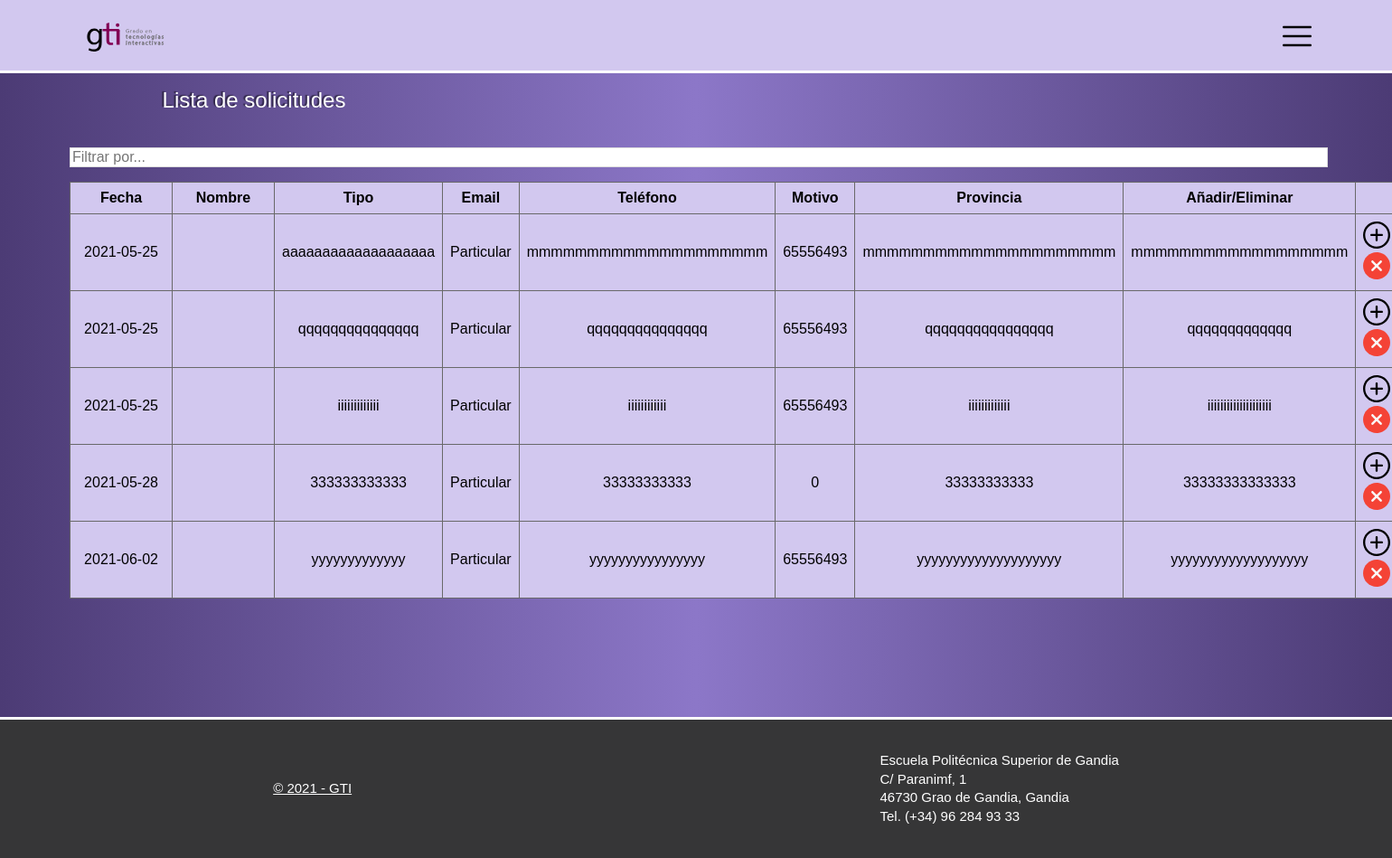
The app's page /pruebas/tablaSolicitudes.php with its own data.
### tables this page shows
CREATE TABLE `solicitud` (
  `idSolicitudes` int(11) NOT NULL,
  `nombreApellidosEmpresa` varchar(255) NOT NULL,
  `tipo` varchar(255) NOT NULL,
  `correo` varchar(255) NOT NULL,
  `telefono` int(9) NOT NULL,
  `motivo` varchar(255) NOT NULL,
  `provincia` varchar(255) NOT NULL,
  `fechasolicitud` date NOT NULL
);

### pruebas/tablaSolicitudes.php (the view, shortened to what this page needs)
<?php
$conexion = mysqli_connect('localhost', 'root', '', 'proyecto');
?>
<!DOCTYPE html>
<html lang="es">
<head>
    <link href="../src/app/css/tablasClientes-style.css" rel="stylesheet">
    <link rel="stylesheet" href="../src/app/css/sidenav.css">
</head>
<body>
<header class="header">
    <div class="container logo-menu-container">
        <a href="../src/index.html" class="logo"><img src="../src/app/ImagenesProyecto/logoGTI.svg" height="" width="120"/></a>
        <span><a class="menu-icon" onClick="openNav()"><img src="../src/app/ImagenesProyecto/LandingPage/menu.svg" height="32" width="46" alt="menu-icon"/></a></span>
    </div>
</header>
<main>
    <div class="titulo-usuario-box"><h2 class="titulo">Lista de solicitudes</h2></div>
    <br>
    <input type="text" id="myInput" onkeyup="myFunction()" placeholder="Filtrar por...">
    <table class="sortable" id="myTable">
        <tr>
            <th>Fecha</th>
            <th>Nombre</th>
            <th>Tipo</th>
            <th>Email</th>
            <th>Teléfono</th>
            <th>Motivo</th>
            <th>Provincia</th>
            <th>Añadir/Eliminar</th>
        </tr>
        <?php
        $sql="SELECT * from solicitud";
        $result=mysqli_query($conexion,$sql);
        while($mostrar=mysqli_fetch_array($result)){
        ?>
        <tr>
            <td data-titulo="Fecha"><div style="width: 6rem"><?php echo $mostrar['fechasolicitud']?></div></td>
            <td data-titulo="Fecha"><div style="width: 6rem"><?php echo $mostrar['fecha']?></div></td>
            <td data-titulo="Nombre y Apellidos"><?php echo $mostrar['nombreApellidosEmpresa']?></td>
            <td data-titulo="Tipo"><?php echo $mostrar['tipo']?></td>
            <td data-titulo="Email"><?php echo $mostrar['correo']?></td>
            <td data-titulo="Teléfono"><?php echo $mostrar['telefono']?></td>
            <td data-titulo="Motivo"><?php echo $mostrar['motivo']?></td>
            <td data-titulo="Provincia"><?php echo $mostrar['provincia']?></td>
            <td><div><img src="../src/app/ImagenesProyecto/plus.svg" height="" width="30">  <img src="../src/app/ImagenesProyecto/eliminar.svg" height="" width="30"></div></td>
        </tr>
            <?php
        }
        ?>
    </table>
    <br><br><br>
</main>
<footer id="footer" class="footer">
    <p><a href="../src/terminosPrivacidad.html">© 2021 - GTI</a></p>
    <p>Escuela Politécnica Superior de Gandia <br>
        C/ Paranimf, 1 <br>
        46730 Grao de Gandia, Gandia <br>
        Tel. (+34) 96 284 93 33
    </p>
</footer>
</body>
</html>

### src/app/css/tablasClientes-style.css (style rules this page uses)
body { background: rgb(76, 59, 117); background: -moz-linear-gradient(90deg, rgba(76, 59, 117, 1) 0%, rgba(140, 119, 200, 1) 50%, rgba(76, 59, 117, 1) 100%); background: -webkit-linear-gradient(90deg, rgba(76, 59, 117, 1) 0%, rgba(140, 119, 200, 1) 50%, rgba(76, 59, 117, 1) 100%); background: linear-gradient(90deg, rgba(76, 59, 117, 1) 0%, rgba(140, 119, 200, 1) 50%, rgba(76, 59, 117, 1) 100%); filter: progid:DXImageTransform.Microsoft.gradient(startColorstr="#4c3b75", endColorstr="#4c3b75", GradientType=1); margin: 0; font-family: Arial; }
main { margin: 5%; }
.titulo-usuario-box { width: 100%; max-width: 1200px; margin: 76px auto 0 auto; display: flex; justify-content: space-between; align-items: center; }
.titulo { margin-left: 0.6rem; font-weight: lighter; }
h2 { color: white; text-shadow: -2px -1px 1px rgba(0, 0, 0, 0.5); }
.header { height: 78px; background: #d2c8ef; color: black; border-bottom: 3px solid white; position: fixed; left: 0; top: 0; width: 100%; }
#myInput { width: 100%; font-size: 16px; border: 1px solid #ddd; margin-bottom: 1rem; }
.logo-menu-container { display: flex; align-items: center; justify-content: space-between; margin: 14px 5%; }
.menu-icon { padding: 5px 5px; }
.footer p { line-height: 1.3rem; text-align: left; color: white; font-size: 15px; }
.footer p a { color: inherit; }
.footer { display: flex; justify-content: space-around; align-items: center; position: relative; bottom: 0; left: 0; right: 0; border-top: 3px solid white; background-color: #363637; margin: 0 auto 0 auto; padding: 20px 10px; }
table { background: #d2c8ef; width: 100%; }
table, th, td { border: 1px solid dimgrey; border-collapse: collapse; }
th, td { padding: 0.5rem; }
table td { text-align: center; }

### records on screen
solicitud: fechasolicitud "2021-05-25", nombreApellidosEmpresa "aaaaaaaaaaaaaaaaaaa", tipo "Particular", correo "mmmmmmmmmmmmmmmmmmmm", telefono "65556493", motivo "mmmmmmmmmmmmmmmmmmmmm", provincia "mmmmmmmmmmmmmmmmmm"
solicitud: fechasolicitud "2021-05-25", nombreApellidosEmpresa "qqqqqqqqqqqqqqq", tipo "Particular", correo "qqqqqqqqqqqqqqq", telefono "65556493", motivo "qqqqqqqqqqqqqqqq", provincia "qqqqqqqqqqqqq"
solicitud: fechasolicitud "2021-05-25", nombreApellidosEmpresa "iiiiiiiiiiiii", tipo "Particular", correo "iiiiiiiiiiii", telefono "65556493", motivo "iiiiiiiiiiiii", provincia "iiiiiiiiiiiiiiiiiiii"
solicitud: fechasolicitud "2021-05-28", nombreApellidosEmpresa "333333333333", tipo "Particular", correo "33333333333", telefono "0", motivo "33333333333", provincia "33333333333333"
solicitud: fechasolicitud "2021-06-02", nombreApellidosEmpresa "yyyyyyyyyyyyy", tipo "Particular", correo "yyyyyyyyyyyyyyyy", telefono "65556493", motivo "yyyyyyyyyyyyyyyyyyyy", provincia "yyyyyyyyyyyyyyyyyyy"
